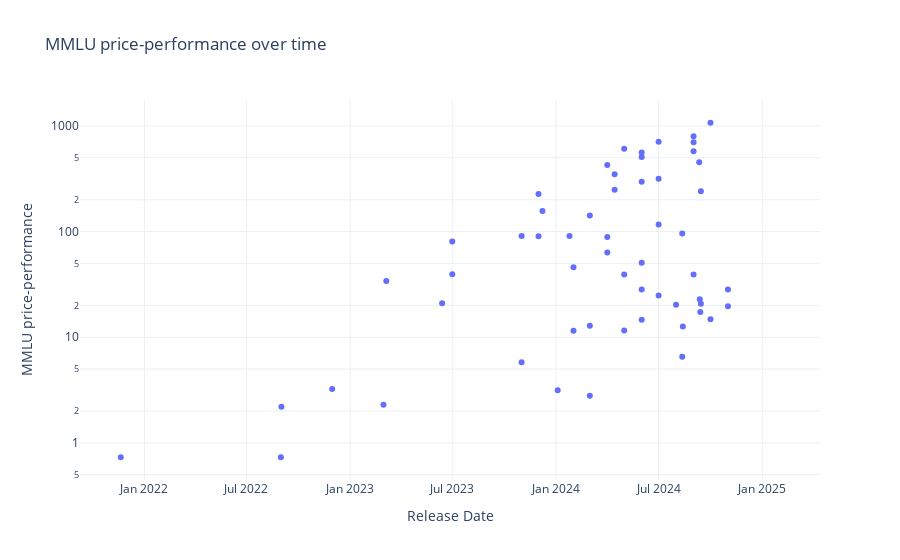

Notebook code for this chart:
### Code cell
aa_df['MMLU price-performance'] = aa_df['MMLU'] / aa_df['USD per 1M Tokens']
# Plot 'MMLU price-performance' vs. 'Date'
fig = px.scatter(aa_df, x='Release Date', y='MMLU price-performance', title='MMLU price-performance over time', hover_data=['Model Name'])
fig.update_layout(yaxis_type='log')
fig.show()

### Figure 1 — Plotly figure (JSON) as saved in the notebook; plotly's stock layout.template omitted (floating-point values rounded to 4 significant figures)
{"data": [{"customdata": [["GPT-3"], ["GPT-3"], ["GPT-3"], ["GPT-3.5"], ["GPT-4"], ["GPT-3.5 Turbo"], ["GPT-3.5 Turbo"], ["Llama-2-Chat-7B"], ["Llama-2-Chat-13B"], ["GPT-3.5 Turbo"], ["GPT-4 Turbo"], ["Llama 2-70B"], ["Llama 2-7B"], ["Llama 2-13B"], ["GPT-3"], ["GPT-3.5 Turbo"], ["Mistral-Small-2024-02"], ["Mistral-Large-2024-02"], ["Claude-3-Haiku"], ["Claude-3-Sonnet"], ["Claude-3-Opus"], ["Llama-3-Instruct-70B"], ["Llama-3-Instruct-8B"], ["Mistral-8x22"], ["Llama 2-13B"], ["Llama 2-7B"], ["Gemini-1.5-Pro-2024-05"], ["Gemini-1.5-Flash-2024-05"], ["GPT-4o-2024-05"], ["Mistral-Large-2-2024-06"], ["Mistral-NeMo"], ["Claude-3.5-Haiku"], ["Gemma-2-27B"], ["Claude-3.5-Sonnet-2024-06"], ["Gemma-2-9B"], ["GPT-4o-mini"], ["Llama-3.1-Instruct-70B"], ["Llama-3.1-Instruct-405B"], ["Llama-3.1-Instruct-8B"], ["GPT-4o-2024-08"], ["Claude 2.1"], ["Claude 2"], ["Gemini 1.0 Pro"], ["Claude Instant"], ["Cohere Command"], ["Command R"], ["Command R+"], ["Cohere Command Light"], ["Gemini-1.5-Pro-2024-09"], ["Gemini-1.5-Flash-2024-09"], ["Llama-3.2-Instruct-1B"], ["Llama-3.2-Instruct-3B"], ["DeepSeek-Coder-V2 236B"], ["o1-preview"], ["Jamba 1.5-Large"], ["o1-mini"], ["Command R+"], ["Mistral 7B"], ["Reka Core"], ["Gemini-1.5-Flash-8B"], ["Claude-3.5-Sonnet-2024-10"], ["GPT-4o-2024-11"], ["Mistral-Large-2-2024-11"], ["o1"], ["DeepSeek-V3"], ["DeepSeek-R1"], ["o1-mini"], ["o3-mini"]], "hovertemplate": "Release Date=%{x}<br>MMLU price-performance=%{y}<br>Model Name=%{customdata[0]}<extra></extra>", "legendgroup": "", "marker": {"color": "#636efa", "symbol": "circle"}, "mode": "markers", "name": "", "orientation": "v", "showlegend": false, "type": "scatter", "x": ["2021-11-20T00:00:00", "2022-08-31T00:00:00", "2022-09-01T00:00:00", "2022-11-30T00:00:00", "2023-03-01T00:00:00", "2023-03-06T00:00:00", "2023-06-13T00:00:00", "2023-07-01T00:00:00", "2023-07-01T00:00:00", "2023-11-01T00:00:00", "2023-11-01T00:00:00", "2023-12-01T00:00:00", "2023-12-01T00:00:00", "2023-12-08T00:00:00", "2024-01-04T00:00:00", "2024-01-25T00:00:00", "2024-02-01T00:00:00", "2024-02-01T00:00:00", "2024-03-01T00:00:00", "2024-03-01T00:00:00", "2024-03-01T00:00:00", "2024-04-01T00:00:00", "2024-04-01T00:00:00", "2024-04-01T00:00:00", "2024-04-14T00:00:00", "2024-04-14T00:00:00", "2024-05-01T00:00:00", "2024-05-01T00:00:00", "2024-05-01T00:00:00", "2024-06-01T00:00:00", "2024-06-01T00:00:00", "2024-06-01T00:00:00", "2024-06-01T00:00:00", "2024-06-01T00:00:00", "2024-06-01T00:00:00", "2024-07-01T00:00:00", "2024-07-01T00:00:00", "2024-07-01T00:00:00", "2024-07-01T00:00:00", "2024-08-01T00:00:00", "2024-08-12T00:00:00", "2024-08-12T00:00:00", "2024-08-12T00:00:00", "2024-08-12T00:00:00", "2024-08-13T00:00:00", "2024-08-13T00:00:00", "2024-08-13T00:00:00", "2024-08-13T00:00:00", "2024-09-01T00:00:00", "2024-09-01T00:00:00", "2024-09-01T00:00:00", "2024-09-01T00:00:00", "2024-09-11T00:00:00", "2024-09-12T00:00:00", "2024-09-12T00:00:00", "2024-09-12T00:00:00", "2024-09-13T00:00:00", "2024-09-14T00:00:00", "2024-09-14T00:00:00", "2024-10-01T00:00:00", "2024-10-01T00:00:00", "2024-11-01T00:00:00", "2024-11-01T00:00:00", "2024-12-17T00:00:00", "2024-12-26T00:00:00", "2025-01-20T00:00:00", "2025-01-31T00:00:00", "2025-01-31T00:00:00"], "xaxis": "x", "y": [0.7317, 0.7317, 2.195, 3.24, 2.293, 34, 20.92, 39.39, 80.36, 90.67, 5.8, 90.36, 226.5, 156.6, 3.155, 90.67, 46, 11.5, 142, 12.83, 2.8, 88.76, 426.7, 63.33, 249.1, 348.5, 39.27, 607.7, 11.6, 28.33, 507.7, 50.62, 296.2, 14.67, 561.5, 315.4, 116.7, 24.86, 710, 20.32, null, 6.542, 95.73, null, null, null, 12.62, null, 39.27, 576.9, 700, 800, 452.6, null, 22.86, null, 17.3, 240.4, 20.8, 1071.0, 14.83, 19.63, 28.33, null, null, null, null, null], "yaxis": "y"}], "layout": {"legend": {"tracegroupgap": 0}, "title": {"text": "MMLU price-performance over time"}, "xaxis": {"anchor": "y", "domain": [0, 1], "title": {"text": "Release Date"}}, "yaxis": {"anchor": "x", "domain": [0, 1], "title": {"text": "MMLU price-performance"}, "type": "log"}}}
